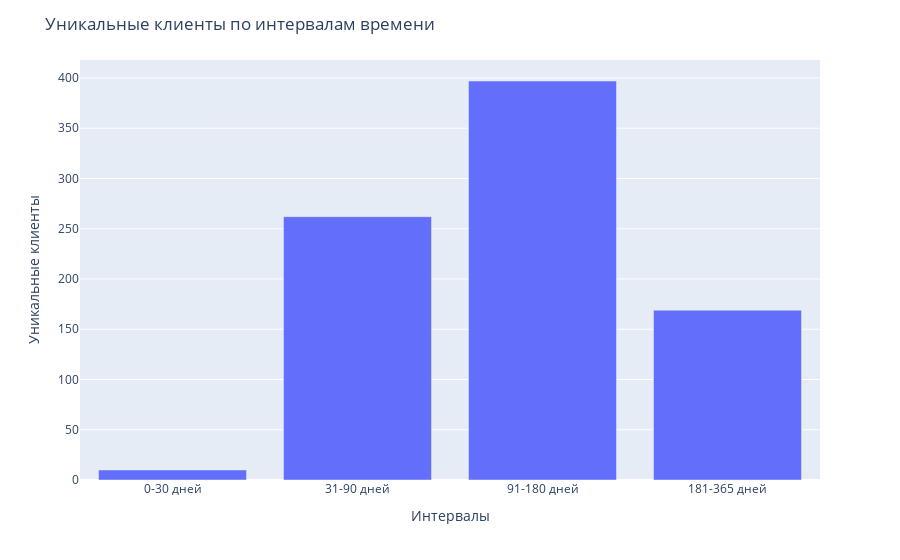

This figure's notebook cell:
### Markdown cell above
9.	А теперь – выведем на интерактивный график эти категории с количеством уникальных клиентов в них.

### Code cell
import pandas as pd
import plotly.express as px

ads_data = pd.read_csv('ads/ads_data.csv', parse_dates=['date', 'time'])
ads_clients_data = pd.read_csv('ads/ads_clients_data.csv', parse_dates=['date', 'create_date'])

merged_data = pd.merge(ads_data, ads_clients_data, on='client_union_id', how='inner', suffixes=('_ads', '_clients'))

first_ad_date_per_client = merged_data.groupby('client_union_id')['date_ads'].min()

dates_df = pd.DataFrame({'client_union_id': first_ad_date_per_client.index, 'first_ad_date': first_ad_date_per_client.values})

merged_data = pd.merge(merged_data, dates_df, on='client_union_id')

days_between_creation_and_first_ad = (merged_data['first_ad_date'] - merged_data['create_date']).dt.days

bins = [0, 30, 90, 180, 365]
labels = ['0-30 дней', '31-90 дней', '91-180 дней', '181-365 дней']

merged_data['interval'] = pd.cut(days_between_creation_and_first_ad, bins=bins, labels=labels, right=False)

grouped_data = merged_data.groupby('interval')['client_union_id'].nunique().reset_index()

fig = px.bar(grouped_data, x='interval', y='client_union_id', labels={'client_union_id': 'Уникальные клиенты', 'interval': 'Интервалы'})
fig.update_layout(title='Уникальные клиенты по интервалам времени', xaxis_title='Интервалы', yaxis_title='Уникальные клиенты')
fig.show()

### Figure 1 — Plotly figure (JSON) as saved in the notebook; plotly's stock layout.template omitted (floating-point values rounded to 4 significant figures)
{"data": [{"alignmentgroup": "True", "hovertemplate": "Интервалы=%{x}<br>Уникальные клиенты=%{y}<extra></extra>", "legendgroup": "", "marker": {"color": "#636efa", "pattern": {"shape": ""}}, "name": "", "offsetgroup": "", "orientation": "v", "showlegend": false, "textposition": "auto", "x": ["0-30 дней", "31-90 дней", "91-180 дней", "181-365 дней"], "xaxis": "x", "y": [10, 262, 397, 169], "yaxis": "y", "type": "bar"}], "layout": {"xaxis": {"anchor": "y", "domain": [0.0, 1.0], "title": {"text": "Интервалы"}}, "yaxis": {"anchor": "x", "domain": [0.0, 1.0], "title": {"text": "Уникальные клиенты"}}, "legend": {"tracegroupgap": 0}, "margin": {"t": 60}, "barmode": "relative", "title": {"text": "Уникальные клиенты по интервалам времени"}}}
